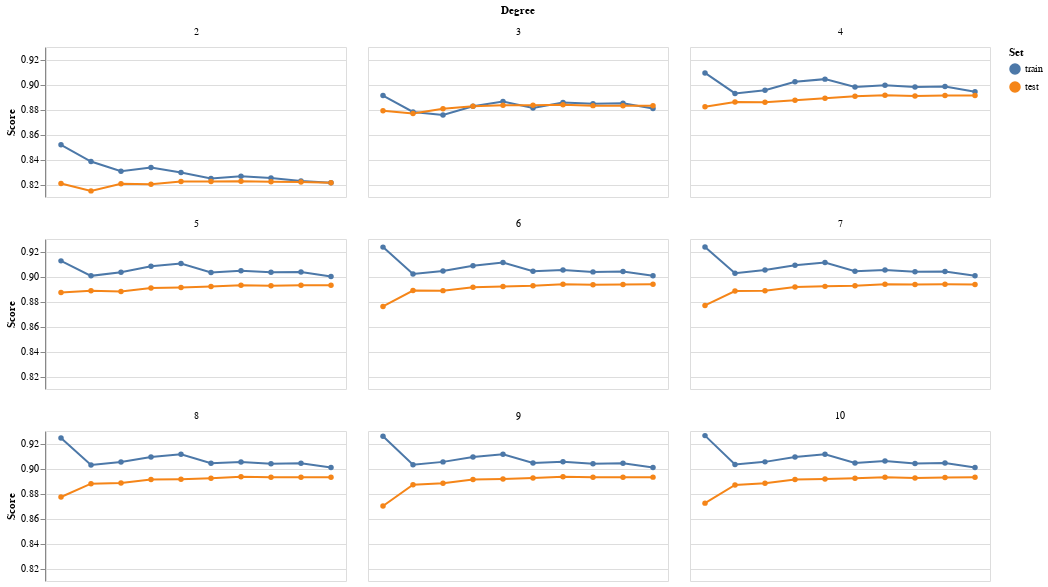

The notebook cell this image was saved under:
### Markdown cell above
## Learning Curves

### Code cell
rng = np.random.RandomState(0)
data = (
    pd.DataFrame({"x": rng.rand(1000) ** 2})
    .eval("y = 10 - 1/(x+.1)")
    .assign(y=lambda df: df.y + rng.randn(1000))
)

pd.concat(
    pd.DataFrame(
        {"degree": degree, "train": np.median(lc[1], 1), "test": np.median(lc[2], 1)}
    )
    for degree in np.arange(2, 11)
    if (
        lc := learning_curve(
            make_pipeline(PolynomialFeatures(degree), LinearRegression()),
            data.x[:, None],
            data.y,
            cv=7,
            train_sizes=np.linspace(0.1, 1, 10),
        )
    )
).pipe(
    lambda df: alt.Chart(
        df.reset_index().melt(id_vars=["index", "degree"]), height=150, width=300
    )
    .mark_line(point=True)
    .encode(
        alt.X("index:O", axis=None, title=None),
        alt.Y("value:Q", scale=alt.Scale(zero=False), title="Score"),
        alt.Color("variable:N", sort=None, title="Set"),
        alt.Facet("degree:O", columns=3, title="Degree"),
        alt.Tooltip(["variable:N", "value:Q"]),
    )
)

### Figure 1 — Vega-Lite specification as saved in the notebook (floating-point values rounded to 4 significant figures; data arrays with more than 128 entries replaced by an {"elided": "..."} marker saying what was removed)
{"config": {"view": {"continuousWidth": 400, "continuousHeight": 300}}, "data": {"name": "data-fa5233abd4c32081fdd02b51e25caaf7"}, "mark": {"type": "line", "point": true}, "encoding": {"color": {"type": "nominal", "field": "variable", "sort": null, "title": "Set"}, "facet": {"type": "ordinal", "columns": 3, "field": "degree", "title": "Degree"}, "tooltip": [{"type": "nominal", "field": "variable"}, {"type": "quantitative", "field": "value"}], "x": {"type": "ordinal", "axis": null, "field": "index", "title": null}, "y": {"type": "quantitative", "field": "value", "scale": {"zero": false}, "title": "Score"}}, "height": 150, "width": 300, "$schema": "https://vega.github.io/schema/vega-lite/v4.8.1.json", "datasets": {"data-fa5233abd4c32081fdd02b51e25caaf7": {"elided": "180 records"}}}
